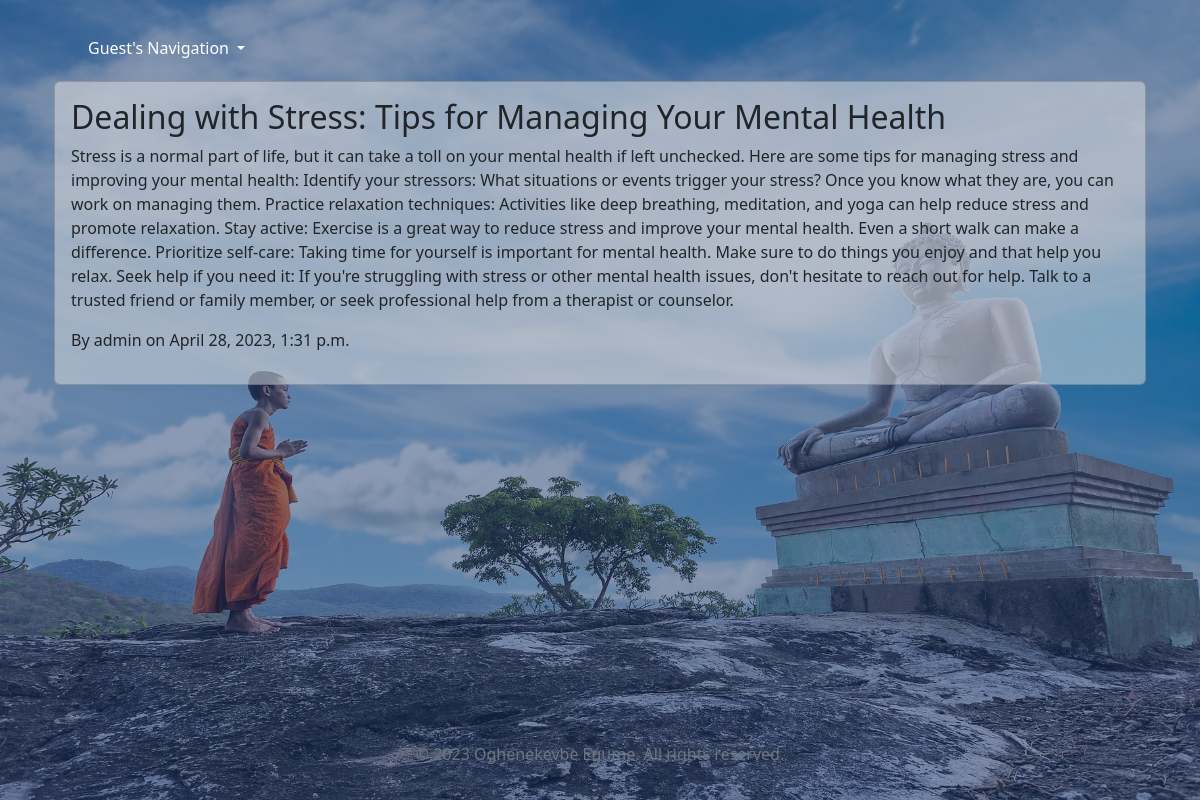
Page /blog_detail/2 on the committed database.
### life/models.py (models this page shows, shortened)
class BlogPost(models.Model):
    author = models.ForeignKey(User, on_delete=models.CASCADE)
    subject = models.CharField(max_length=225)
    body = models.TextField()
    date_added = models.DateTimeField(default = datetime.now, blank= True)
    class Meta:
        ordering = ['date_added']

### life/views.py (the view)
# urls.py: path("blog_detail/<int:pk>", BlogDetailView.as_view(), name="blog_detail"),
class BlogDetailView(DetailView):
    model = BlogPost
    template_name = 'blog_detail.html'
    def get_queryset(self):
        queryset = self.model.objects.all().order_by('-date_added')
        return queryset
    def get_context_data(self, **kwargs):
        context = super().get_context_data(**kwargs)
        context['post'] = self.get_object()
        return context

### life/templates/blog_detail.html (shortened to what this page needs)
{% extends 'base.html' %}
{% block content %}
<div class="container" style="min-height: 82vh; max-height: max-content;">
    <div class="row">
        <div class="col">
            <div class="card">
                <div class="card-body">
                    <h2>{{ post.subject }}</h2>
                    <p>{{ post.body| safe}}</p>
                    <p>By {{ post.author }} on {{ post.date_added}}</p>
                </div>
              </div>
        </div>
    </div>
</div>
{% endblock %}

### static/css/base.css (style rules this page uses)
body { background-size: cover; background-position: center; transition: background 0.5s ease-in-out; position: relative; min-height: 100vh; max-height: max-content; }

### life/templates/blog_detail.html (style rules this page uses)
.card { background-color: rgba(225, 225, 225, 0.5); margin-top: 5px; }

### rows in the picture
BlogPost: subject "Dealing with Stress: Tips for Managing Your Mental Health", body "Stress is a normal part of life, but it can take a toll on your mental health if left unchecked. Here are some tips for managing stress and improving your mental health: Identify your stressors: What situations or events trigger your stress? Once you know what they are, you can work on managing them. Practice relaxation techniques: Activities like deep breathing, meditation, and yoga can help reduce stress and promote relaxation. Stay active: Exercise is a great way to reduce stress and improve your mental health. Even a short walk can make a difference. Prioritize self-care: Taking time for yourself is important for mental health. Make sure to do things you enjoy and that help you relax.…", author "admin", date_added "April 28, 2023, 1:31 p.m."
